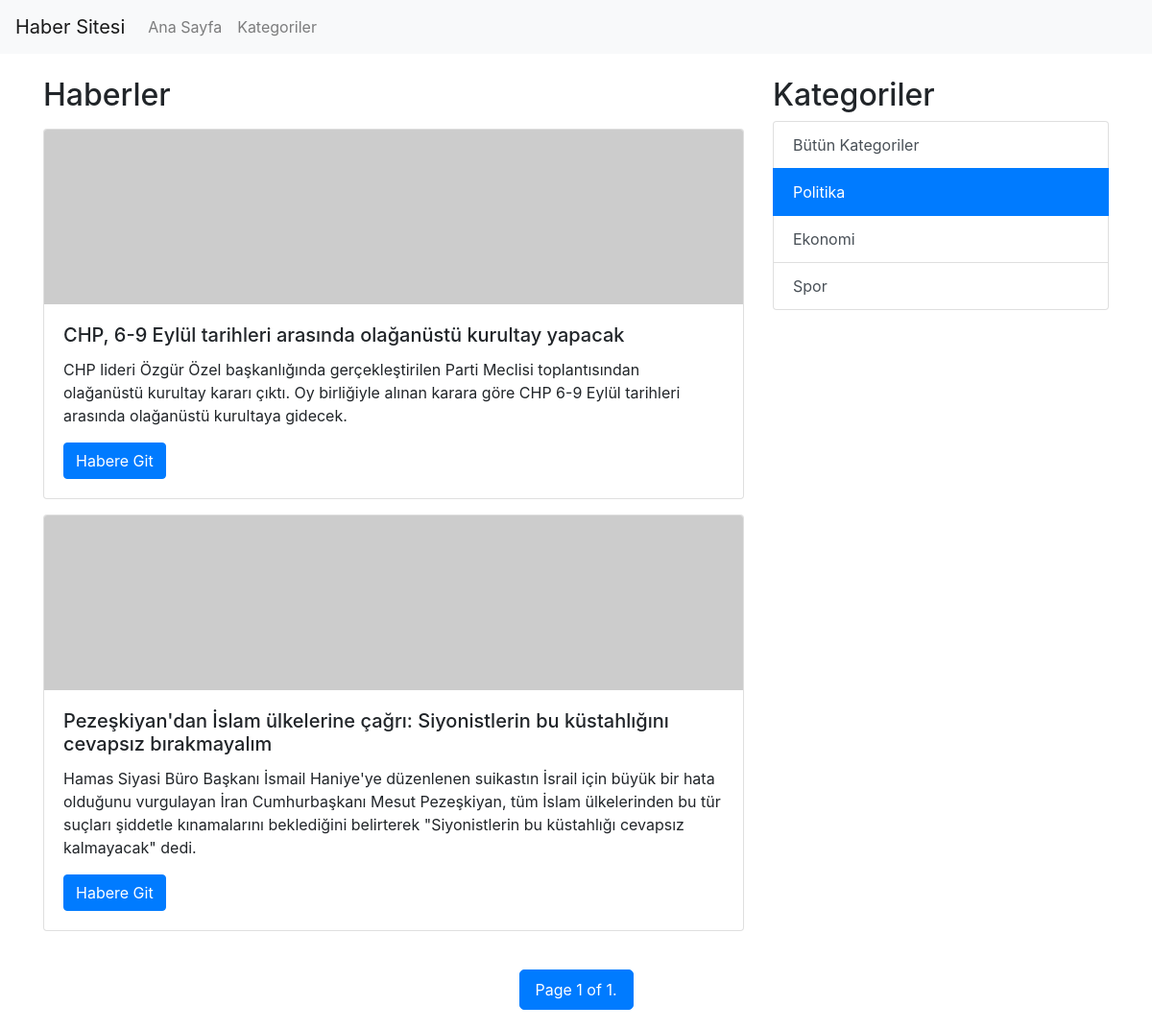
The app's page /news/category/politika with its own data.
### app/models.py (models this page shows, shortened)
class News(models.Model):
    title = models.CharField(max_length=255)
    alt_content = models.TextField(null=True)
    content = models.TextField(null=True)
    category = models.ForeignKey(Category, on_delete=models.DO_NOTHING, null=True, blank=True, related_name='newss')
    slug = models.SlugField(default="", null=False, blank=True, max_length=255)

class Category(models.Model):
    name = models.CharField(max_length=255)
    slug = models.SlugField(blank=True, default="", null=True)

### app/views.py (the view)
# urls.py: path("news/category/<slug:slug>", views.news_filter_category),
def news_filter_category(request, slug):
    categories = Category.objects.all()
    category = Category.objects.get(slug=slug)
    news = category.newss.all()
    selected_category = category.id
    paginator = Paginator(news, 2)
    page_number = request.GET.get('page')
    page_obj = paginator.get_page(page_number)
    return render(request, "app/category_news.html", { "categories":categories, "selected_category":selected_category, "page_obj":page_obj})

### templates/app/category_news.html (shortened to what this page needs)
{% extends "../partials/layout.html" %}
{% load static %}
{% block head %}
<link href="https://stackpath.bootstrapcdn.com/bootstrap/4.5.2/css/bootstrap.min.css" rel="stylesheet">
<link href="{% static "css/style.css" %}" rel="stylesheet">
{% endblock %}
{% block content %}
{% include "partials/_navbar.html" %}
<div class="container mt-4">
    <div class="row">
        <div class="col-md-8">
            <h2 class='mb-3'>Haberler</h2>
            <div class="news-item">
                {% if page_obj %}
                    {% for new in page_obj %}
                    <div class="card mb-3" style="">
                        <img src="https://picsum.photos/200/50" class="card-img-top" alt="...">
                        <div class="card-body">
                            <h5 class="card-title">{{ new.title }}</h5>
                            <p class="card-text">{{ new.alt_content }}</p>
                            <a href="/news/{{ new.slug }}" class="btn btn-primary">Habere Git</a>
                        </div>
                    </div>
                    {% endfor %}
                {% else %}
                    <div class="alert alert-warning">
                        Haber Bulunamadi.
                    </div>
                {% endif %}
            </div>
        </div>
        <div class="col-md-4">
            <h2>Kategoriler</h2>
            <div class="list-group">
                <a href="/" class="list-group-item list-group-item-action {% if selected_category == none %}active{% endif %}" >Bütün Kategoriler</a>
                {% for category in categories %}
                    <a href="/news/category/{{ category.slug }}" class="list-group-item list-group-item-action {% if category.id == selected_category %}active{% endif %}" >{{category.name}}</a>
                {% endfor %}
            </div>
        </div>
    </div>
</div>
{% include "../partials/_pagination.html" %}
{% endblock %}

### templates/app/category_news.html (style rules this page uses)
.news-item { margin-bottom: 20px; }

### records on screen
News: title "CHP, 6-9 Eylül tarihleri arasında olağanüstü kurultay yapacak", alt_content "CHP lideri Özgür Özel başkanlığında gerçekleştirilen Parti Meclisi toplantısından olağanüstü kurultay kararı çıktı. Oy birliğiyle alınan karara göre CHP 6-9 Eylül tarihleri arasında olağanüstü kurultaya gidecek."
News: title "Pezeşkiyan'dan İslam ülkelerine çağrı: Siyonistlerin bu küstahlığını cevapsız bırakmayalım", alt_content "Hamas Siyasi Büro Başkanı İsmail Haniye'ye düzenlenen suikastın İsrail için büyük bir hata olduğunu vurgulayan İran Cumhurbaşkanı Mesut Pezeşkiyan, tüm İslam ülkelerinden bu tür suçları şiddetle kınamalarını beklediğini belirterek \"Siyonistlerin bu küstahlığı cevapsız kalmayacak\" dedi."
Category: name "Politika"
Category: name "Ekonomi"
Category: name "Spor"

### other values on screen
{{ page_obj.number }} "1"
{{ page_obj.paginator.num_pages }} "1"
